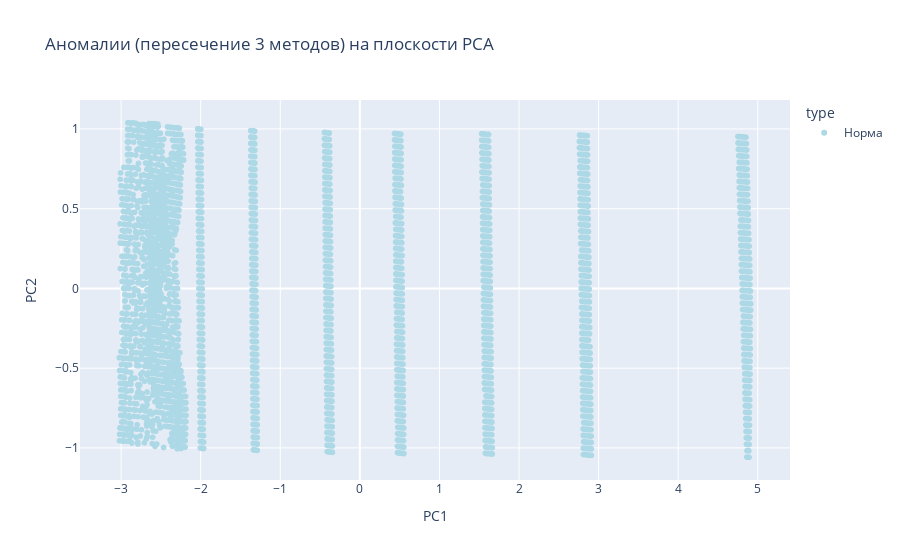

Source (notebook cell):
### Markdown cell above
Визуализация аномалий на двумерной плоскости (PCA)

### Code cell
pca = PCA(n_components=2)
X_pca = pca.fit_transform(X_scaled)

df_plot = pd.DataFrame({
    'PC1': X_pca[:, 0],
    'PC2': X_pca[:, 1],
    'type': 'Норма'
})
df_plot.loc[list(common_anomalies), 'type'] = 'Аномалия'

fig = px.scatter(df_plot, x='PC1', y='PC2', color='type',
                 title='Аномалии (пересечение 3 методов) на плоскости PCA',
                 color_discrete_map={'Норма': 'lightblue', 'Аномалия': 'red'})
fig.show()

### Figure 1 — Plotly figure (JSON) as saved in the notebook; plotly's stock layout.template omitted (floating-point values rounded to 4 significant figures; data arrays with more than 128 entries replaced by an {"elided": "..."} marker saying what was removed)
{"data": [{"hovertemplate": "type=Норма<br>PC1=%{x}<br>PC2=%{y}<extra></extra>", "legendgroup": "Норма", "marker": {"color": "lightblue", "symbol": "circle"}, "mode": "markers", "name": "Норма", "showlegend": true, "type": "scattergl", "x": {"elided": "9361 float values"}, "xaxis": "x", "y": {"elided": "9361 float values"}, "yaxis": "y"}], "layout": {"legend": {"title": {"text": "type"}, "tracegroupgap": 0}, "title": {"text": "Аномалии (пересечение 3 методов) на плоскости PCA"}, "xaxis": {"anchor": "y", "domain": [0, 1], "title": {"text": "PC1"}}, "yaxis": {"anchor": "x", "domain": [0, 1], "title": {"text": "PC2"}}}}
